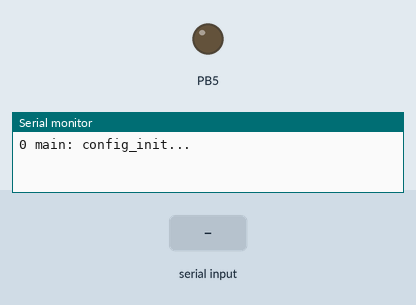
Simulated run of this program. Board: ATmega328P, built with avr-gcc and emulated at 0.8 MHz. Shown: output pins drawn as LEDs (lit = HIGH), the last lines printed to the serial monitor. Dashed ring = blinking. The test bench sets the inputs (shaded band).

Above: at 0.1 s.
1.3 s: "1\n" received over Serial
At 2.2 s:
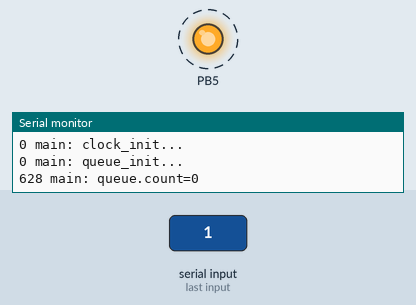
Timing chart, 0 to 9.3 s (numbered marks = the images above; inputs shaded):
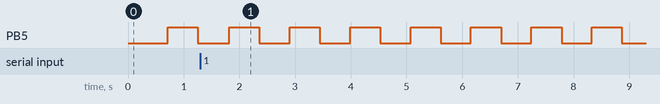

The program:

main.c
```c
/*
 * main.c
 *
 *  Created on: Nov 3, 2014
 *      Author: jcobb
 */

#define F_CPU		800000
#include <stdio.h>
#include <stdlib.h>
#include <avr/io.h>
#include <string.h>
#include <avr/pgmspace.h>
#include <util/delay.h>
#include <avr/interrupt.h>
#include <util/atomic.h>
#include <stdbool.h>
#include "util/clock.h"
#include "util/log.h"
#include "util/config.h"
#include "queue/queue.h"

static const char _tag[] PROGMEM = "main: ";
volatile char term_in = 0;

// timeout helper
volatile clock_time_t future = 0;
bool timeout();
void set_timer(clock_time_t timeout);


#define MSG_SIZE				8 // one byte
#define MSG_QUEUE_SIZE			MSG_SIZE * 128

typedef struct
{
	uint8_t		input;

} msg_t;

queue_t queue;

void tick();
queue_results_t enqueue(msg_t msg);


void encode_string(char * value);

void encode_string(char * value)
{
	char * tmp;
	tmp = (char*) malloc(sizeof(value)+1);

	if(tmp) {
		memset(tmp, '\0', strlen(value)+1);
		sprintf_P(tmp, PSTR("%s"), value);
		LOG("%s", tmp);
		free(tmp);
	}
}

void terminal_in_cb(uint8_t c)
{
	term_in = c;

}

void main()
{
	// blinky port
	DDRB |= _BV(PB5);

	debug_init(terminal_in_cb);
	LOG("config_init...\r\n");
	config_init();
	LOG("clock_init...\r\n");
	clock_init();
	LOG("queue_init...\r\n");
	queue_init(&queue, MSG_QUEUE_SIZE);

	// enable interrupts
	sei();

	while(true){


		tick();
		if(timeout()){
			// just exercising timer
			set_timer(1000);
		}
		_delay_ms(50);
	}
}

//ATOMIC_BLOCK(ATOMIC_RESTORESTATE)
//{
//}
void tick()
{
	// blinky fun
	if(timeout())
		set_timer(500);

	if(term_in > 0)
	{
		// basically request the queue count
		if(term_in == '\r' || term_in == '\n') {
			LOG("queue.count=%d\r\n", queue.count);
			term_in = 0;
			return;
		}

		msg_t msg_enq;
		msg_enq.input = term_in;
		queue_results_t result = enqueue(msg_enq);
		term_in = 0;

	}

	if(queue.count > 0) {

		LOG("queue.count=%d\r\n", queue.count);

		queue_header_t *qh;
		qh = queue.head;

		// read the message
		msg_t *msg = (msg_t *) QUEUE_DATA(qh);

		LOG("queued message: %c\r\n", msg->input);

		// Dequeue the message
		queue_results_t  result = queue_remove(&queue, (queue_header_t*) msg);
	}
}

queue_results_t enqueue(msg_t msg)
{
	queue_results_t result = queue_enqueue(&queue, &msg, sizeof(msg_t));

	return result;
}

void set_timer(clock_time_t timeout)
{
	future = clock_time() + timeout;
}

// timeout routine to demonstrate clock_time
bool timeout()
{
	bool timeout = false;

	if(clock_time() >= future)
	{
		PORTB ^= _BV(PB5);
		set_timer(1000);
		timeout = true;

	}

	return timeout;
}
```

queue.c
```c
/*
 * queue.c
 *
 *  Created on: Nov 3, 2014
 *      Author: jcobb
 */
#include <stdlib.h>
#include <string.h>
#include <avr/io.h>
#include "queue.h"


// Calculate memory usage as: DATABYTES + ALL_HEADERBYTES + ALL_MALLOCHEADERBYTES
#define MEMORY_CALC(r)		(r->data_usage + (r->count * sizeof(queue_header_t)) + (r->count * 4));


void queue_reset(queue_t * q)
{
	q->head = 0;
	q->tail = 0;
	q->count = 0;
	q->data_usage = 0;
	q->memory_usage = 0;
}

void queue_init(queue_t * r, uint16_t max)
{
	r->max_size = max;
	queue_reset(r);
}

queue_results_t queue_enqueue(queue_t * r, void * data, uint16_t length)
{
	queue_header_t header;
	uint16_t new_size;

	if (r->max_size)
	{
		// See if we have room: CURRENTMEMORYBYTES + DATABYTES + ALL_HEADERBYTES + ALL_MALLOCHEADERBYTES
		new_size = r->memory_usage + length + sizeof(queue_header_t) + 4;
		if (new_size > r->max_size) return QUEUE_OVERFLOW;
	}

	// Try to grab some space
	void * obj = malloc(sizeof(queue_header_t) + length);

	// Bail if we couldn't get the memory
	if (obj == 0) return QUEUE_NO_MEMORY;

	// New tail header
	header.length = length;
	header.prev = 0;
	header.next = 0;

	// If the queue is empty,
	if (r->head == 0)
	{
		// ... add this single object, and it doesn't point to anything
		r->head = obj;
		r->tail = obj;
		r->count = 1;
		r->data_usage = header.length;
		header.next = 0;
	}
	else
	{
		// ... otherwise, the tail grows. Make this the new tail and bump the counter
		header.prev = r->tail;
		r->tail->next = (queue_header_t *)obj;
		r->tail = (queue_header_t *)obj;
		r->count++;
		r->data_usage += header.length;
	}
	r->memory_usage = MEMORY_CALC(r);

	// Now build out the header and blast the data into memory
	memcpy(obj, &header, sizeof(queue_header_t));
	memcpy(QUEUE_DATA(obj), data, length);

	return QUEUE_SUCCESS;
}

queue_results_t queue_dequeue(queue_t * r, void ** dest)
{
	queue_header_t * header;

	// Notify that the queue is empty
	if (r->head == 0) return QUEUE_EMPTY;

	// Reference the header
	header = (queue_header_t *)r->head;

	// Grab the data
	*dest = (void*)malloc(header->length);
	if (dest == 0) return QUEUE_NO_MEMORY;
	memcpy(*dest, QUEUE_DATA(header), header->length);

	// If this was the only object, empty the queue
	if (header->next == 0)
	{
		r->head = 0;
		r->tail = 0;
		r->count = 0;
		r->data_usage = 0;
	}
	else
	{
		// Ring still has objects, so set the new head and adjust the count
		r->head = header->next;
		r->count--;
		r->data_usage -= header->length;
		((queue_header_t*)r->head)->prev = 0;
	}
	r->memory_usage = MEMORY_CALC(r);

	// Finally, free the memory
	free((void*) header);

	return QUEUE_SUCCESS;
}

queue_results_t queue_find(queue_t * q, void * src, uint16_t length, queue_header_t ** dest)
{
	queue_header_t * h;
	uint8_t comp = 0;

	if (q->count == 0)
	{
		*dest = 0;
		return QUEUE_EMPTY;
	}

	h = q->head;
	while (h)
	{
		comp = memcmp(QUEUE_DATA(h), src, length);
		if (comp == 0)
		{
			*dest = h;
			return QUEUE_SUCCESS;
		}
		h = h->next;
	}

	// If we got here, it wasn't found
	return QUEUE_NOT_FOUND;
}

queue_results_t queue_remove(queue_t * q, queue_header_t * x)
{
	if (q->count == 0)
	{
		return QUEUE_EMPTY;
	}
	else if (q->count == 1)
	{
		free((void*)x);
		queue_reset(q);
		return QUEUE_SUCCESS;
	}
	else
	{
		if ((queue_header_t *)(x->prev))
			((queue_header_t *)(x->prev))->next = x->next;
		else
			q->head = x->next;

		if ((queue_header_t *)(x->next))
			((queue_header_t *)(x->next))->prev = x->prev;
		else
			q->tail = x->prev;

		q->count--;
		q->data_usage -= x->length;
		q->memory_usage = MEMORY_CALC(q);
		free((void*)x);
		return QUEUE_SUCCESS;
	}
}

queue_results_t queue_peek_length(queue_t * r, uint16_t * length)
{
	if (r->head == 0) return QUEUE_EMPTY;
	*length = ((queue_header_t *)r->head)->length;
	return QUEUE_SUCCESS;
}

queue_results_t queue_clear(queue_t * r)
{
	queue_header_t * obj;
	queue_header_t * next;

	obj = r->head;
	while (obj)
	{
		next = obj->next;
		free((void *)obj);
		obj = next;
	}

	queue_reset(r);

	return QUEUE_SUCCESS;
}
```

queue.h
```c
/*
 * queue.h
 *
 *  Created on: Nov 3, 2014
 *      Author: jcobb
 */

#ifndef QUEUE_H_
#define QUEUE_H_


typedef enum
{
	QUEUE_UNKNOWN = 0,
	QUEUE_NO_MEMORY,
	QUEUE_OVERFLOW,
	QUEUE_EMPTY,
	QUEUE_NOT_FOUND,
	QUEUE_SUCCESS = 0xFF
} queue_results_t;

typedef struct
{
	void * prev;
	void * next;
	uint16_t length;
} queue_header_t;

typedef struct
{
	uint16_t max_size;
	uint16_t count;
	queue_header_t * head;
	queue_header_t * tail;
	uint16_t data_usage;
	uint16_t memory_usage;
} queue_t;

extern queue_t queue;

void queue_init(queue_t *, uint16_t max_size);
queue_results_t queue_enqueue(queue_t *, void *, uint16_t);
queue_results_t queue_dequeue(queue_t * r, void ** dest);
queue_results_t queue_find(queue_t * q, void * src, uint16_t length, queue_header_t ** dest);
queue_results_t queue_remove(queue_t * q, queue_header_t * x);
queue_results_t queue_peek_length(queue_t *, uint16_t *);
queue_results_t queue_clear(queue_t *);

#define QUEUE_DATA(h)	((void*)h + sizeof(queue_header_t))

#endif /* QUEUE_H_ */
```

clock.c
```c
/*
 * clock.c
 *
 *  Created on: Oct 20, 2014
 *      Author: jcobb
 */

#include <avr/io.h>
#include <avr/interrupt.h>
#include "defines.h"
#include "clock.h"

volatile clock_time_t clock_millis;
//volatile clock_time_t future;

void clock_init()
{
	// timer ctc mode
	TCCR0A |= _BV(WGM01);

	// F_CPU/64/1000 = 125
	OCR0A = F_CPU/64/1000;
	// Enable timer set prescalar to 64
	TCCR0B |= _BV(CS01) | _BV(CS00);

	// Enable Output Compare Match A
	TIMSK0 = _BV(OCIE0A);
}

clock_time_t clock_time()
{
	return clock_millis;
}

void delay_millis(clock_time_t millis)
{
	clock_time_t future = clock_time() + millis;

	while(true)
	{
		if(clock_time() > future)
		{
			break;
		}
	}
}

ISR(TIMER0_COMPA_vect)
{
	clock_millis++;
}

void isr_tick()
{
	clock_millis++;
}
```

clock.h
```c
/*
 * clock.h
 *
 *  Created on: Oct 20, 2014
 *      Author: jcobb
 */

#ifndef CLOCK_H_
#define CLOCK_H_

#include <stdlib.h>
#include <stdint.h>

typedef uint32_t clock_time_t;

extern volatile clock_time_t clock_millis;

void clock_init();
clock_time_t clock_time();
void delay_millis(clock_time_t millis);
void isr_tick();

#endif /* CLOCK_H_ */
```

defines.h
```c
/*
 * defines.h
 *
 *  Created on: Oct 20, 2014
 *      Author: jcobb
 */

#ifndef DEFINES_H_
#define DEFINES_H_

#include <stddef.h>
#include <stdbool.h>
#include <inttypes.h>
//#include "config.h"


typedef bool boolean;
typedef uint8_t byte;

#define constrain(amt,low,high) ((amt)<(low)?(low):((amt)>(high)?(high):(amt)))

#define min(a,b) ((a)<(b)?(a):(b))
#define max(a,b) ((a)>(b)?(a):(b))


#endif /* DEFINES_H_ */
```

log.c
```c
/*
 * log.c
 *
 *  Created on: Oct 20, 2014
 *      Author: jcobb
 */

#define BAUD 38400

#include <stdio.h>
#include <string.h>
#include <avr/io.h>
#include <avr/interrupt.h>
#include <avr/pgmspace.h>
#include <util/delay.h>
#include <util/setbaud.h>
#include "clock.h"
#include "log.h"

static const char _tag[] PROGMEM = "debug: ";

void _debug_byte(unsigned char byte);

const unsigned char DEBUG_hex[] PROGMEM = "0123456789ABCDEF";

debug_rx_cb_t debug_rx_cb;
debug_out_cb_t debug_out_cb;

int _debug_putch(char data, FILE *dummy);

void _debug_init(debug_rx_cb_t cb)
{
	//UBRR0H = UBRRH_VALUE;
	//UBRR0L = UBRRL_VALUE;

	uint8_t baudrate = 51; // 9600
	UBRR0H = (unsigned char) (baudrate>>8);
	UBRR0L = (unsigned char) baudrate;

	UCSR0B |= (1<<RXCIE0);


//#if USE_2X
	//UCSR0A |= _BV(U2X0);
//#else
	//UCSR0A &= ~(_BV(U2X0));
//#endif

	UCSR0B |= (1 << RXEN0) | (1 << TXEN0);
	UCSR0C |= (1 << UCSZ01) | (1 << UCSZ00);

	_debug_set_rx_cb(cb);
	fdevopen(_debug_putch, NULL);
}


ISR(DEBUG_ISR_VECTOR)
{
	char data = UDR0;
	if (debug_rx_cb != 0) debug_rx_cb(data);
}

void _debug_set_rx_cb(debug_rx_cb_t cb)
{
	debug_rx_cb = cb;
}

void _debug_set_out_cb(debug_out_cb_t func)
{
	debug_out_cb = func;
}

int _debug_putch(char data, FILE *dummy)
{
	_debug_byte((uint8_t) data);

	if (debug_out_cb)
	debug_out_cb((uint8_t)data);

	return 0;
}

void _debug_stringz( char* data )
{
	unsigned char c = *data;

	while (c) {
		while (!( UCSR0A & (1<<UDRE0)));
		UDR0 = c;
		c = *(++data);
	}
}

void _debug_byte(uint8_t b)
{
	while (!( UCSR0A & (1<<UDRE0)));
	UDR0 = b;
}

void _debug_byte_as_hex( unsigned char byte )
{
	unsigned char c;

	c = pgm_read_byte(&DEBUG_hex[(byte >> 4)]);
	while ( !( UCSR0A & (1<<UDRE0)));
	UDR0 = c;

	c = pgm_read_byte(&DEBUG_hex[(byte & 0x0f)]);
	while ( !( UCSR0A & (1<<UDRE0)));
	UDR0 = c;
}

void _debug_hex_dump( uint8_t * data, int length)
{
	for (int i=0;i<length;i++)
	{
		//printf_P(PSTR("%02X "), (uint8_t)data[i]);
		_debug_byte_as_hex((unsigned char)data[i]);
		_debug_byte((uint8_t)' ');
	}
	_debug_byte((uint8_t)'\r');
	_debug_byte((uint8_t)'\n');
	//printf_P(PSTR("\r\n"));
}

void _debug_log(const char * prefix, const char * fmt, ...)
{
	if (prefix)
	{
		printf_P(PSTR("%lu "), clock_millis);
		printf_P(prefix);
	}
	va_list argptr;
	va_start(argptr, fmt);
	// Important to use vfprintf_P due to variatic signature
	// Note that there is no vprintf_P - we have to manually direct to stdout
	vfprintf_P(stdout, fmt, argptr);
	va_end(argptr);
};


void debug_test(void)
{
	LOG("HELLO WORLD\r\n");
	// Serial
	/* Wait for empty transmit buffer */
	while ( !( UCSR0A & (1<<UDRE0)) )
	UDR0 = 'C';
	_delay_ms(500);
	UDR0 = 'P';
	_delay_ms(500);
	UDR0 = 'H';
	_delay_ms(500);


}
```

log.h
```c
/*
 * log.h
 *
 *  Created on: Oct 20, 2014
 *      Author: jcobb
 */

#ifndef LOG_H_
#define LOG_H_

typedef void (*debug_rx_cb_t)(uint8_t);
typedef void (*debug_out_cb_t)(uint8_t);


//#define DEBUG_PORT       PORTE
//#define DEBUG_USART      USARTE0
//#define DEBUG_ISR_VECTOR USARTE0_RXC_vect

//
//#define DEBUG_PORT       PORTD
//#define DEBUG_USART      USART_UDRE_vect

#define DEBUG_ISR_VECTOR USART_RX_vect

void debug_test(void);
void _debug_init(debug_rx_cb_t);
void _debug_stringz( char* data );
void _debug_byte( unsigned char byte );
void _debug_byte_as_hex( unsigned char byte );
void _debug_set_rx_cb(debug_rx_cb_t);
void _debug_set_out_cb(debug_out_cb_t);
void _debug_hex_dump( uint8_t * data, int length);
void _debug_log(const char * prefix, const char * fmt, ...);
#define debug_init(x) _debug_init(x);
#define debug_stringz(x) _debug_stringz(x);
#define debug_byte(x) _debug_byte(x);
#define debug_byte_as_hex(x) _debug_byte_as_hex(x);
#define debug_set_rx_cb(x) _debug_set_rx_cb(x);
#define debug_set_out_cb(x) _debug_set_out_cb(x);
#define debug_hex_dump(x,y) _debug_hex_dump(x,y);
#define debug_log(x,y,...) _debug_log(x,y,##__VA_ARGS__);

#define LOG(fmt, ...)	{ debug_log(_tag, PSTR(fmt), ##__VA_ARGS__); }
#define LOG_np(fmt, ...) { debug_log(0, PSTR(fmt), ##__VA_ARGS__); }
#define LOGHEX(x,y) { debug_hex_dump(x,y); }


#endif /* LOG_H_ */
```

config.c
```c
/*
 * config.c
 *
 *  Created on: Oct 24, 2014
 *      Author: jcobb
 */


#include "config.h"

config_t config;

void config_init()
{
	config.var_bool = false;
	config.var_int8_t = 0;
	config.var_int16_t = 0;
	config.var_int32_t = 0;
	config.var_uint8_t = 0;
	config.var_uint16_t = 0;
	config.var_uint32_t = 0;

}


void load_config()
{
}

void write_config()
{

}
```

config.h
```c
/*
 * config.h
 *
 *  Created on: Oct 24, 2014
 *      Author: jcobb
 */

#ifndef CONFIG_H_
#define CONFIG_H_

#include <stdint.h>
#include <stdbool.h>


typedef struct
{
	bool		var_bool;
	int32_t 	var_int32_t;
	int16_t 	var_int16_t;
	int8_t		var_int8_t;
	uint32_t 	var_uint32_t;
	uint16_t 	var_uint16_t;
	uint8_t 	var_uint8_t;

} config_t;

extern config_t config;

void config_init();
void load_config();
void write_config();

#endif /* CONFIG_H_ */
```

Measured:
- by itself, PB5: alternates HIGH for 0.54 s and LOW for 0.54 s
